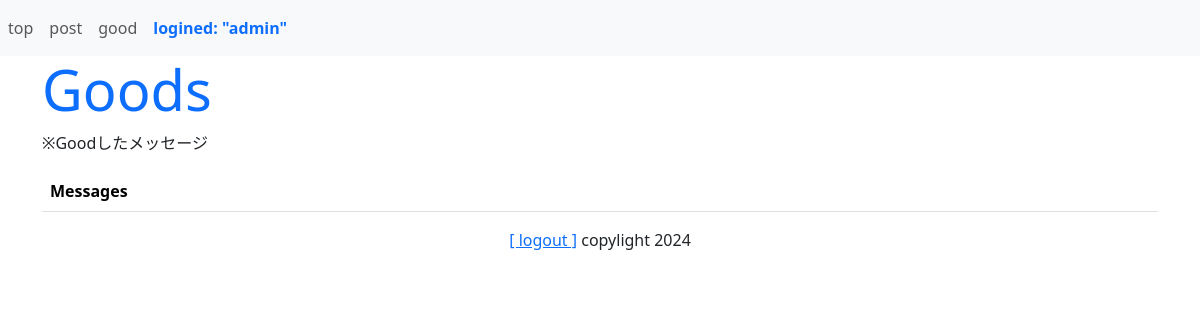
Before: /sns/goods (signed in) with the older database file.
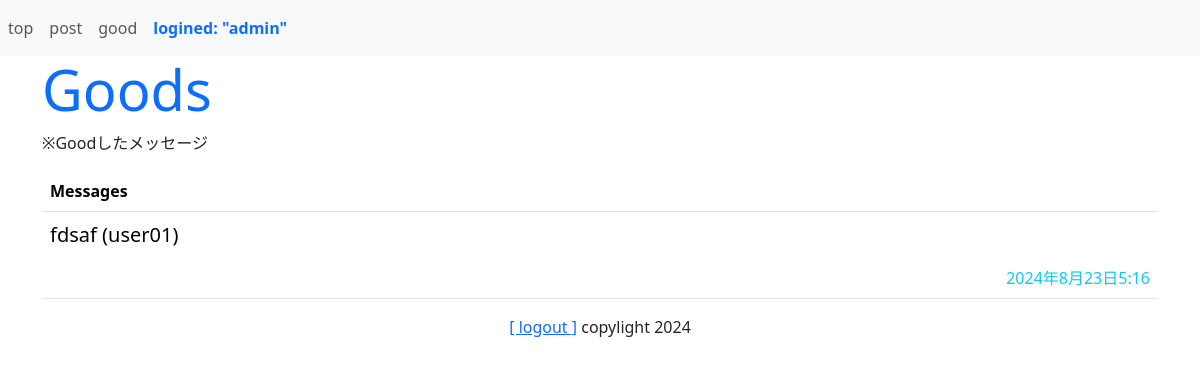
After: the same page with the newer database file.
### sns/models.py (models this page shows, shortened)
class Good(models.Model):
    owner = models.ForeignKey(User, on_delete=models.CASCADE, related_name='good_owner')
    message = models.ForeignKey(Message, on_delete=models.CASCADE)
    pub_date = models.DateTimeField(auto_now_add=True)
    class Meta:
        ordering = ("-pub_date",)

class Message(models.Model):
    owner = models.ForeignKey(User,on_delete=models.CASCADE, related_name='message_owner')
    content = models.TextField(max_length=1000)
    good_count = models.IntegerField(default=0)
    pub_date = models.DateTimeField(auto_now_add=True)
    def __str__(self):
        return str(self.content) + ' (' + str(self.owner) + ')'
    class Meta:
        ordering = ('-pub_date',)

### sns/views.py (the view)
# urls.py: path('goods',views.goods,name='goods'),
@login_required(login_url='/admin/login/')
def goods(request):
    goods = Good.objects.filter(owner=request.user).all()
    params = {
        'login_user':request.user,
        'contents':goods,
    }
    return render(request,'sns/good.html', params)

### hello/views.py (called while the page is built)
def sample_middleware(get_response):
    def middleware(request):
        counter = request.session.get('counter',0)
        request.session['counter'] = counter + 1
        response = get_response(request)
        print("count:" + str(counter))
        return response
    return middleware

### sns/templates/sns/good.html (shortened to what this page needs)
{% extends 'sns/layout.html' %}
{% block header %}
<h1 class="display-4 text-primary">Goods</h1>
<p class="caption">※Goodしたメッセージ</p>
{% endblock %}
{% block content %}
<table class="table mt-3">
    <tr>
        <th>Messages</th>
    </tr>
    {% for item in contents %}
    <tr>
        <td>
            <p class="fs-5">
                {{ item.message }}
            </p>
            <p class="text-end my-0 text-info">
                {{item.pub_date}}
            </p>
        </td>
    </tr>
    {% endfor %}
</table>
{% endblock %}

Changed rows visible on the page:
added Good: message "fdsaf (user01)", pub_date "2024年8月23日5:16"
